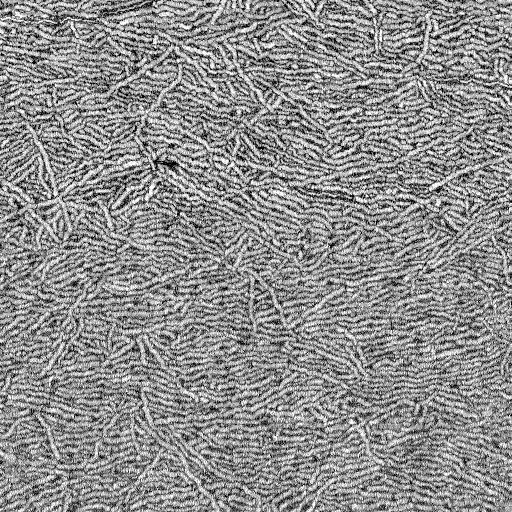
%> input picture Example Images/D101-BC-5-24hr_Bottom_5um.001_3.tif, 512 x 512 px
$ octave --eval "result = initImgData('../../Example Images/D101-BC-5-24hr_Bottom_5um.001_3.tif');"   (GNU Octave 9; MATLAB toolbox functions it lacks are replaced by stand-ins)
%> lines starting %> are read from the running program, lines starting %| are printed output that depends on the picture; in (x1, y1, x2, y2) boxes, pixels count from 0 and x2, y2 are one past the last pixel; in counts of white or black regions, pixels touching at a corner belong together; the program's own positions count from 1
### Functions/findLastDot.m
function out = findLastDot(FilePath)

DotInd = regexp(FilePath,'[\.]');
out = DotInd(end);

end

### Functions/findLastSlash.m
function out = findLastSlash(FilePath)

if ispc
    SlashInd = regexp(FilePath,'[\\]');
else
    SlashInd = regexp(FilePath,'[\\/]');
end

if isempty(SlashInd)
    out = 0;
else
    out = SlashInd(end);
end

end

### Functions/ImageProcessing/initImgData.m
function ims = initImgData(imfile)

[img, c_map] = imread(imfile);
%> img is the input picture: size 512x512 uint8; min 0, max 255, mean 142.5
%> c_map = []
if size(img,3)>3
    img = img(:,:,1:3);
end

if ispc
    sep = '\';
else
    sep = '/';
end

LS = findLastSlash(imfile);
LD = findLastDot(imfile);
imName = imfile(LS+1:LD-1); % just the name without extension
imPath = imfile;    % the whole path, with extension
imNamePath = imfile(1:LD-1);    % whole path without extension

ims = struct();
ims.img = img;
ims.c_map = c_map;
%> ims.c_map = []
ims.imName = imName;
ims.imPath = imPath;
ims.imNamePath = imNamePath;
ims.figSavePath = [imNamePath, sep, imName];  % .../<directory with image>/<image name>/<image name>

% generate grayscale
if ndims(img)>2
    ims.gray = rgb2gray(img);
else
    ims.gray = img;
end

ims = YBSimpleSeg(ims);

end

function ims = YBSimpleSeg(ims)

%YBSeg Yanowitz-Bruckstein image segmentation with fiber unentanglement
%   SP is the structure path
%   File is the file path from current active dir
%   Dim is the image dimension in nm

ims.edge = edge(ims.gray,'canny');         % Apply a Canny edge finder - 1's at the edges, 0's elsewhere
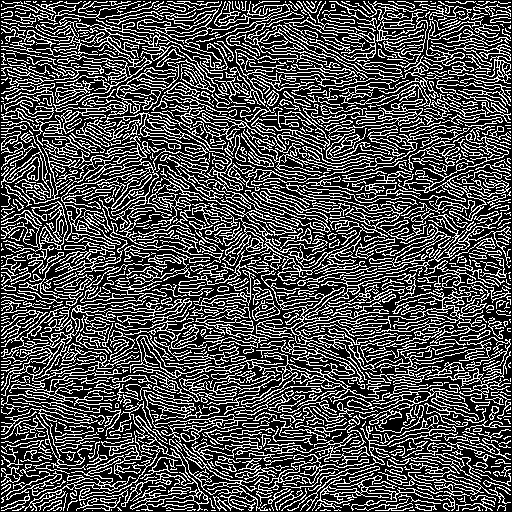
%> ims.edge: size 512x512 logical; 30.9% white in thin lines or dots
ims.grayDouble = double(ims.gray);                     % Turn the grey image into double prec.
ims.edgeDouble = double(ims.edge);                     % Turn the edge image into double prec.
%> ims.edgeDouble: size 512x512 double; values 0 (black) and 1 (white), 30.9% white in thin lines or dots
ims.initThresh = ims.grayDouble.*ims.edgeDouble;                        % Fill in the grey values of the edge pixels in a new image file
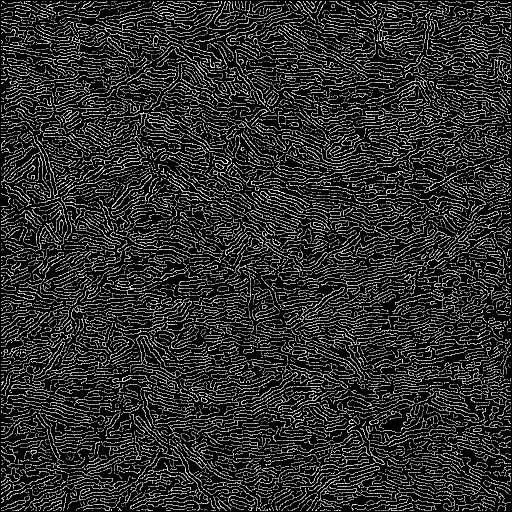
%> ims.initThresh: size 512x512 double; min 0, max 255, mean 44.7

ims.threshSurf = YBiter(ims.initThresh);                    % Perform Yanowitz-Bruckstein surface interpolation to create threshold surface from edge gray values

ims.yb_bw = ims.gray>ims.threshSurf;                          % Segment the image; pixels above threshold surface are white, if not, black
ims.std_bw = im2bw(ims.img);
ims.yb_gray = mat2gray(ims.grayDouble-ims.threshSurf);

end

function Vf = YBiter(V0)

%YBiter Yanowitz/Bruckstein surface interpolation

w = 1;
[m,n] = size(V0);
%> m = 512; n = 512
InitVal = mean(V0(V0~=0)); % Start non-edges as the mean of the edges because 0's aint' working
%> InitVal = 145.1
Vupdate = V0==0;           % A logical array of pixels to update on each iteration
%> Vupdate: size 512x512 logical; 69.2% white; black in thin lines or dots
Vupdate(1,:) = 0;
Vupdate(:,1) = 0;
Vupdate(m,:) = 0;
Vupdate(:,n) = 0;
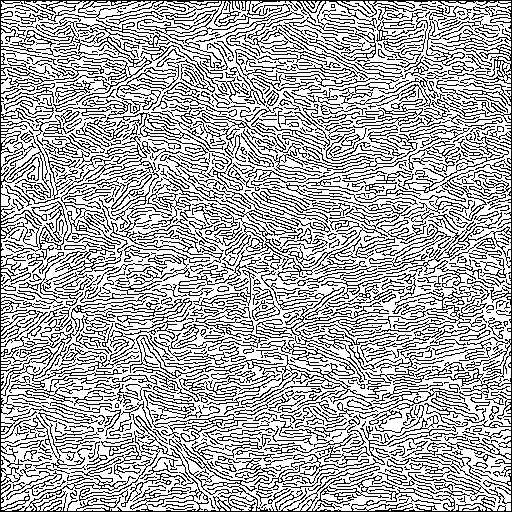
%> Vupdate: size 512x512 logical; 68.4% white; black in thin lines or dots

V0(V0==0)=InitVal;         % Put the average edge values in the non-edge cells

Vnew = zeros(m,n);         % Initialize the updated threshold surface
%> Vnew: size 512x512 double; every value is 0
Vold = V0;

iter = 0;
maxiter = 40;

% tic
while iter<maxiter
    iter = iter+1;
%     disp(iter)

    Lap = del2(Vold);
    Vnew = Vold + Vupdate .* (w .* Lap);
    Vold = Vnew;

end
%> this loop made 40 passes
%> pass 2, in YBiter, `Vnew = Vold + Vupdate .* (w .* Lap);`:
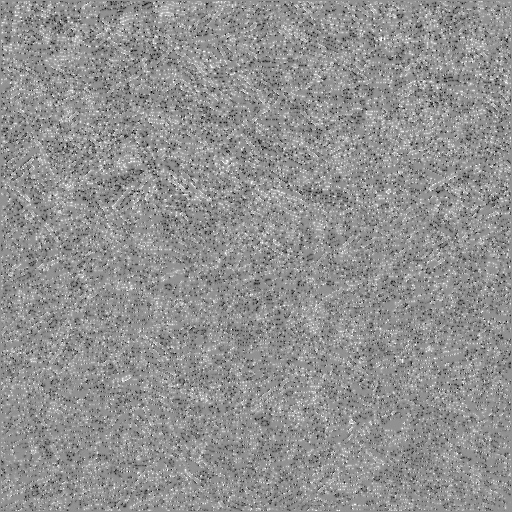
%> Vnew: size 512x512 double; min 1, max 255, mean 145.2; mean of the top-left, top-right, bottom-left and bottom-right quarters 145.7, 146.1, 144.6, 144.4
%> after the loop, iter = 40
% toc
Vf = Vnew;

end
%> in YBSimpleSeg, `ims.yb_bw = ims.gray>ims.threshSurf;`:
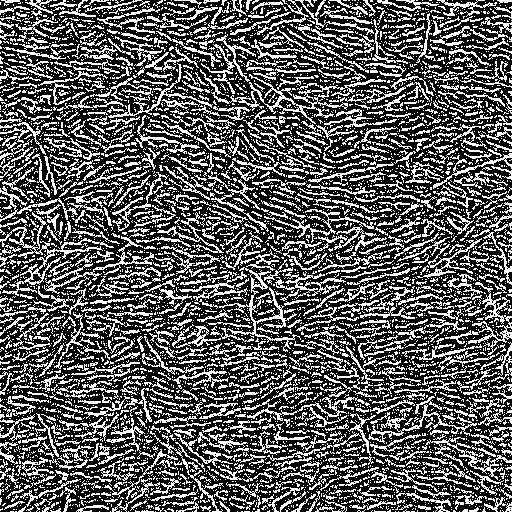
%> ims.yb_bw: size 512x512 logical; 35.4% white in thin lines or dots
%> in YBSimpleSeg, `ims.std_bw = im2bw(ims.img);`:
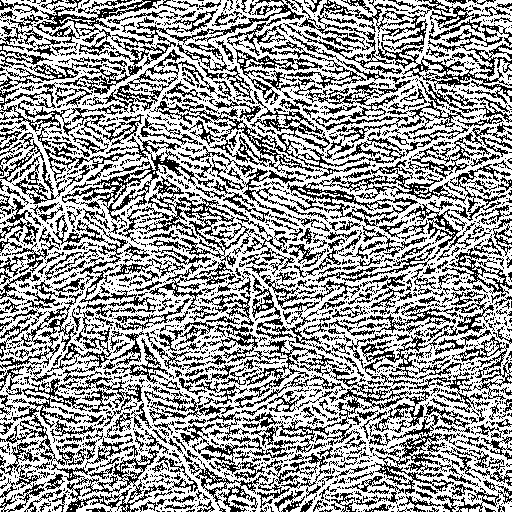
%> ims.std_bw: size 512x512 logical; 61.3% white; black in thin lines or dots
%> in YBSimpleSeg, `ims.yb_gray = mat2gray(ims.grayDouble-ims.threshSurf);`:
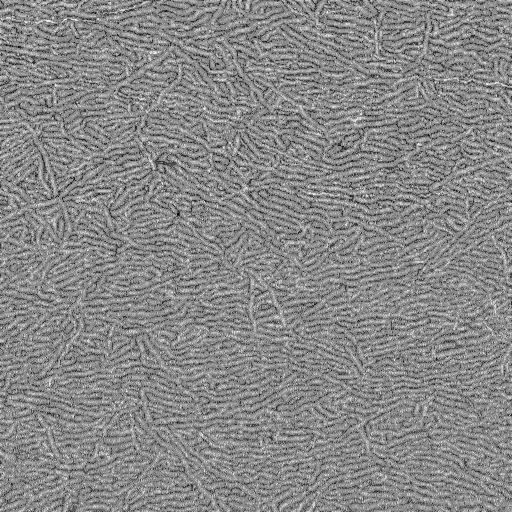
%> ims.yb_gray: size 512x512 double; min 0, max 1, mean 0.535

$ run again, on Example Images/D88-BC-24hr_5um.004_3.tif
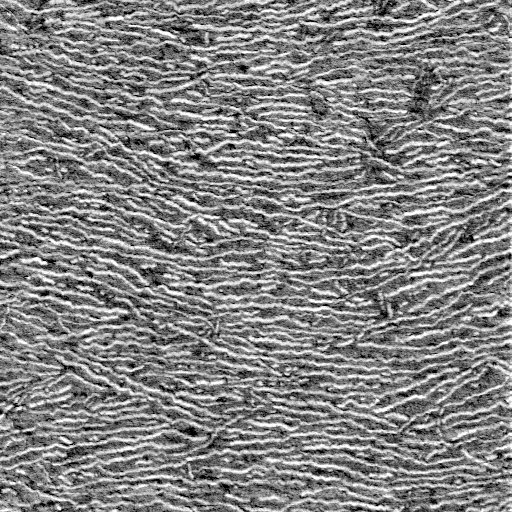
%> input picture Example Images/D88-BC-24hr_5um.004_3.tif, 512 x 512 px
%> in initImgData, img is the input picture: size 512x512 uint8; min 0, max 255, mean 131.1
%> c_map = []
%> in YBSimpleSeg, `ims.edge = edge(ims.gray,'canny');         % Apply a Canny edge finder..`:
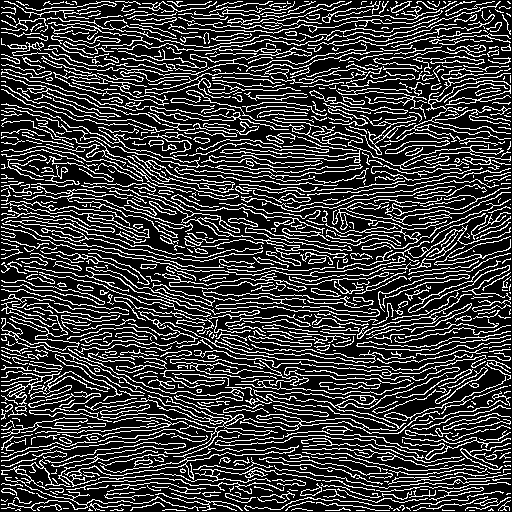
%> ims.edge: size 512x512 logical; 23.9% white in thin lines or dots
%> ims.edgeDouble: size 512x512 double; values 0 (black) and 1 (white), 23.9% white in thin lines or dots
%> m = 512
%> InitVal = 132.2
%> after the loop in YBiter, `while iter<maxiter`: iter = 40
%> ims.yb_bw: size 512x512 logical; 35.6% white in thin lines or dots
%> ims.std_bw: size 512x512 logical; 48.2% white; 1710 white regions (1604 under 20 px), largest, box (x1, y1, x2, y2) and area: (0, 0, 512, 512) 110961, (66, 197, 193, 239) 925, (411, 389, 512, 431) 621
%> in YBSimpleSeg, `ims.yb_gray = mat2gray(ims.grayDouble-ims.threshSurf);`:
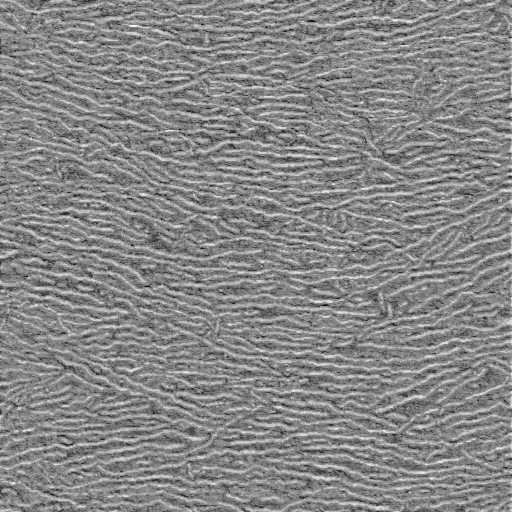
%> ims.yb_gray: size 512x512 double; min 0, max 1, mean 0.531
